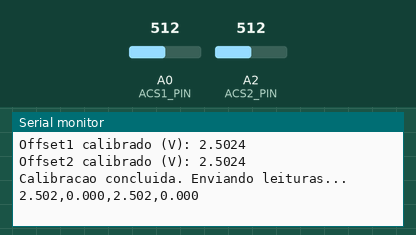
The sketch below on a simulated Arduino Uno, built with avr-gcc and run on an emulated ATmega328P. Parts: the last lines printed to the serial monitor. Inputs (shaded band) come from the test bench; at power-on: A0 (ACS1_PIN) = 512, A2 (ACS2_PIN) = 512.

Above: at 3.7 s.
3.8 s: A0 (ACS1_PIN) set to 716
5.3 s: A2 (ACS2_PIN) set to 716
At 5.7 s:
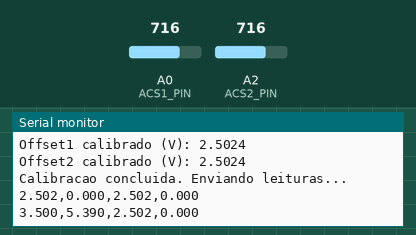
6.8 s: A0 (ACS1_PIN) set to 900
At 8.0 s:
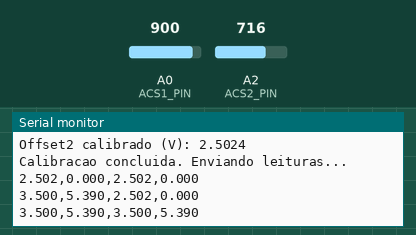
8.3 s: A2 (ACS2_PIN) set to 900
At 9.4 s:
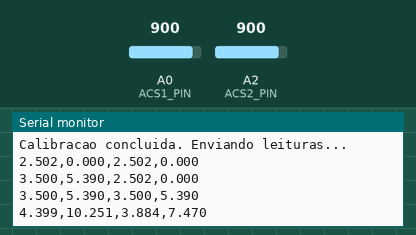
Timing chart, 0 to 10.8 s (numbered marks = the images above; inputs shaded):
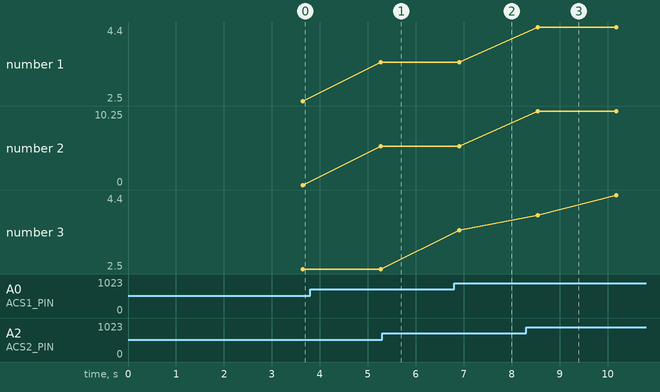

The sketch:

arduino.ino
```cpp
const int ACS1_PIN = A0;   // Sensor 1 (ex: Casa 1)
const int ACS2_PIN = A2;   // Sensor 2 (ex: Casa 2)

const int SAMPLES_CAL = 1000;   // amostras para calibração (sem carga)
const int SAMPLES_READ = 500;   // amostras por leitura (média)

const float ADC_TO_V = 5.0 / 1023.0; // Conversão ADC->Volts (UNO)
const float SENSITIVITY = 0.185;     // Sensibilidade ACS712-5A (V/A)

float offset1 = 2.5; // offset inicial de cada sensor (será calibrado)
float offset2 = 2.5;

void setup() { //Calibração Inicial
  Serial.begin(9600);
  delay(200);
  Serial.println("Arduino: iniciando calibração. REMOVA CARGA dos sensores!");

  offset1 = calibrarOffset(ACS1_PIN, SAMPLES_CAL);
  offset2 = calibrarOffset(ACS2_PIN, SAMPLES_CAL);

  Serial.print("Offset1 calibrado (V): ");
  Serial.println(offset1, 4);
  Serial.print("Offset2 calibrado (V): ");
  Serial.println(offset2, 4);
  Serial.println("Calibracao concluida. Enviando leituras...");
}

void loop() {
  // Leitura sensor 1
  float somaV1 = 0.0;

  for (int i = 0; i < SAMPLES_READ; i++) {

    int raw = analogRead(ACS1_PIN);

    somaV1 += (raw * ADC_TO_V);
    delay(1);
  }

  float voltage1 = somaV1 / SAMPLES_READ;

  float current1 = (voltage1 - offset1) / SENSITIVITY; //Fórmula pra calcular corrente

  // Leitura sensor 2
  float somaV2 = 0.0;

  for (int i = 0; i < SAMPLES_READ; i++) {

    int raw = analogRead(ACS2_PIN);

    somaV2 += (raw * ADC_TO_V);
    delay(1);
  }

  float voltage2 = somaV2 / SAMPLES_READ;

  float current2 = (voltage2 - offset2) / SENSITIVITY;

  // Envia para o ESP32: V1,I1,V2,I2
  // Ex: 2.499,0.012,2.503,0.003

  Serial.print(voltage1, 3);
  Serial.print(",");
  Serial.print(current1, 3);
  Serial.print(",");
  Serial.print(voltage2, 3);
  Serial.print(",");
  Serial.println(current2, 3);

  delay(500);
}

// Função de calibração (sem carga conectada ao sensor!)
float calibrarOffset(int pin, int amostras) {
  float soma = 0.0;
  for (int i = 0; i < amostras; i++) {
    int raw = analogRead(pin);
    soma += (raw * ADC_TO_V);
    delay(1);
  }
  return soma / amostras;
}
```

Measured:
- after the input at 8.3 s, the serial monitor: prints a new line after 0.24 s (image 3)
- plotted number 1: 2.5 → 3.5 after the input at 3.8 s
- plotted number 2: 0 → 5.39 after the input at 3.8 s
